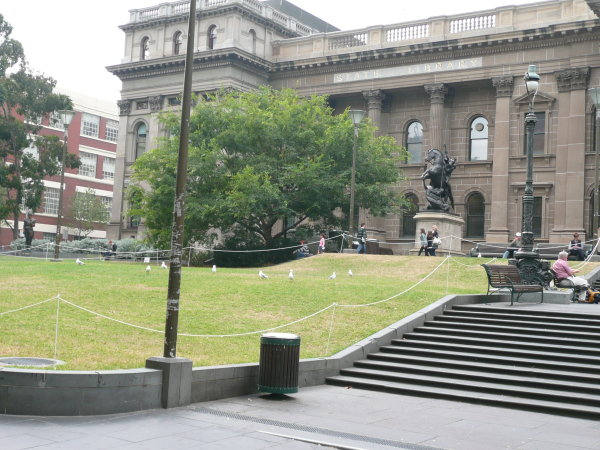
%> input picture Assignment3/images/img_0.jpg, 600 x 450 px
$ octave imageStitching.m   (GNU Octave 9; MATLAB toolbox functions it lacks are replaced by stand-ins)
%> lines starting %> are read from the running program, lines starting %| are printed output that depends on the picture
%% Taking Photographs
path='C:\Users\Stephen\Dropbox\MATLAB\Computer Vision and Image Reconstruction\Assignment3\images\'
img1 = im2double(rgb2gray(imread([path 'img_0.jpg'])));
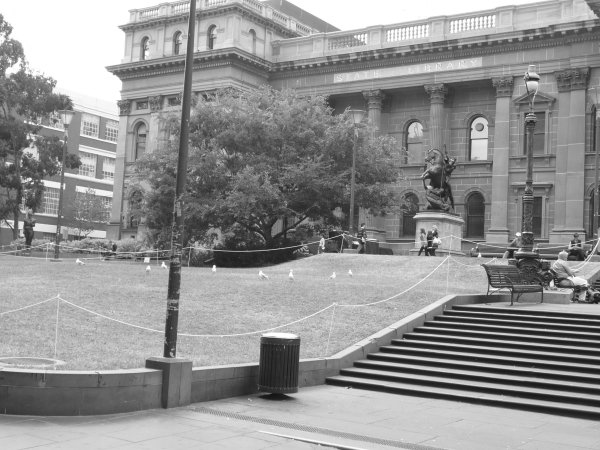
%> img1: size 450x600 double; min 0.051, max 1, mean 0.572
img2 = im2double(rgb2gray(imread([path 'img_1.jpg'])));
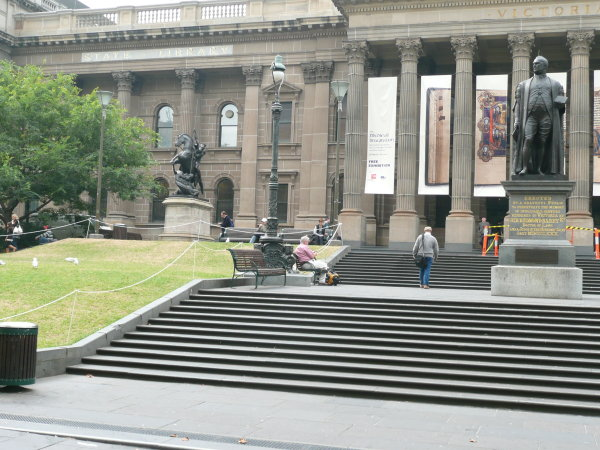
%> input picture Assignment3/images/img_1.jpg, 600 x 450 px
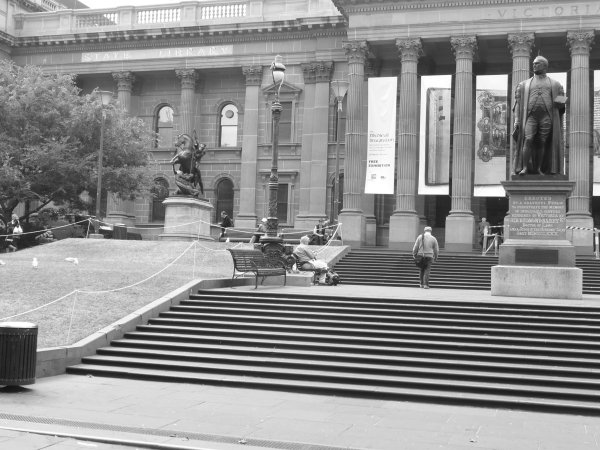
%> img2: size 450x600 double; min 0.0196, max 1, mean 0.561

%% Obtaininig Correspondences
%> (the run ends here)
